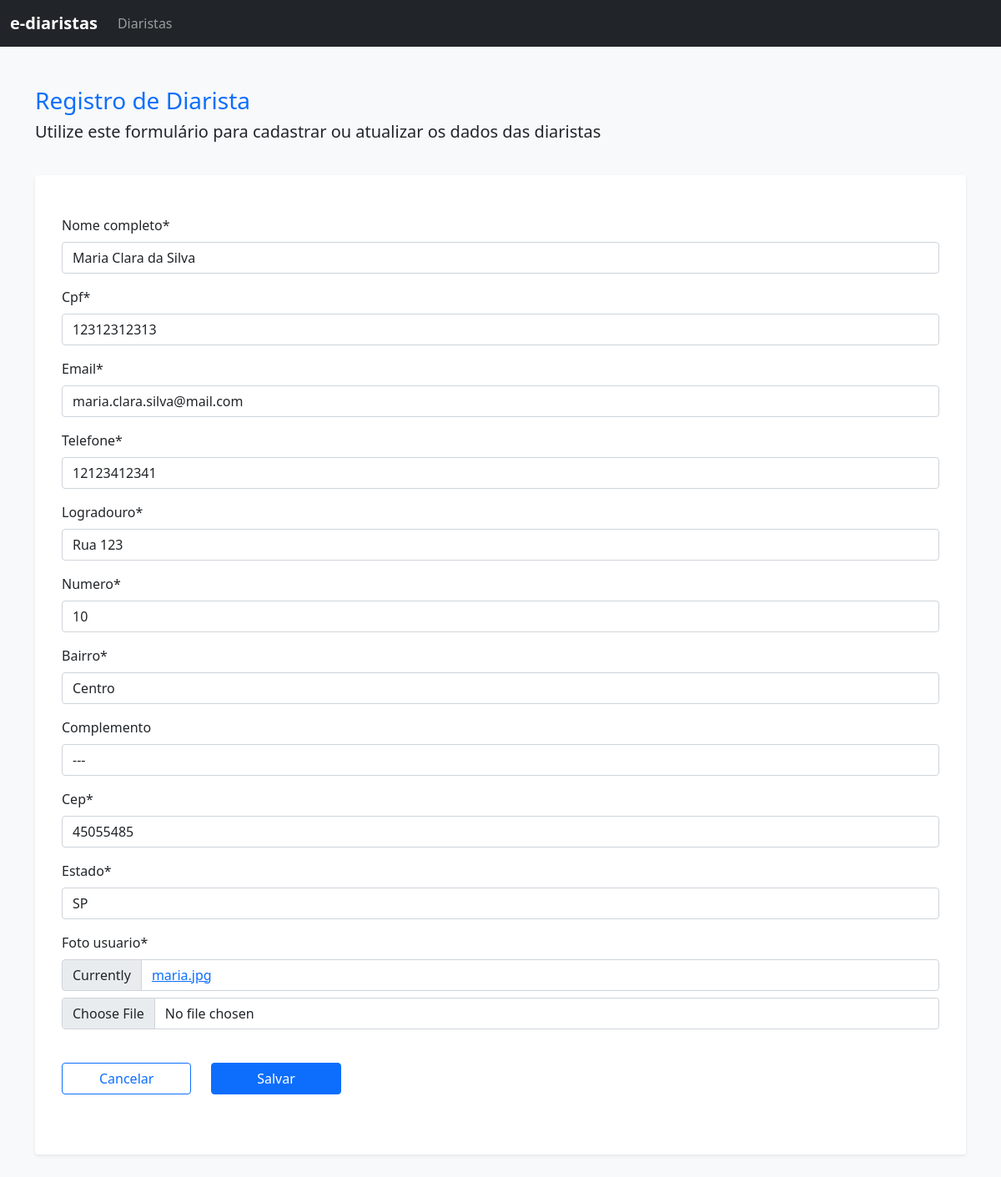
/web/editar_diarista/1, run on an earlier commit of the app's database.
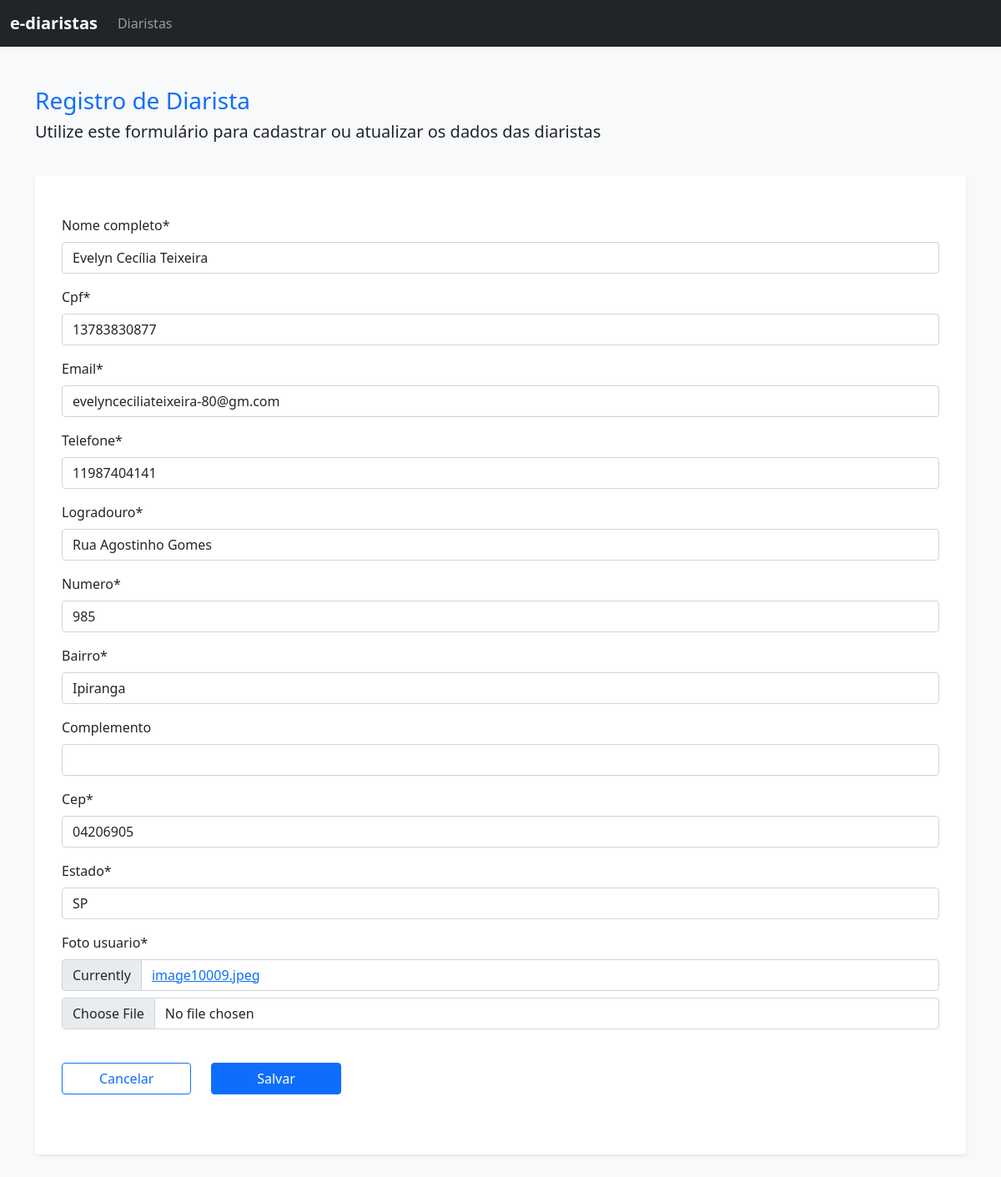
And on a later commit of the database.
### web/models.py (models this page shows)
class Diarista(models.Model):
    nome_completo = models.CharField(max_length=100, null=False, blank=False)
    cpf = models.CharField(max_length=11, null=False, blank=False, unique=True)
    email = models.EmailField(null=False, blank=False, unique=True)
    telefone = models.CharField(max_length=11, null=False, blank=False)
    logradouro = models.CharField(max_length=100, null=False, blank=False)
    numero = models.IntegerField(null=False, blank=False)
    bairro = models.CharField(max_length=100, null=False, blank=False)
    complemento = models.CharField(max_length=100, null=False, blank=True)
    cep = models.CharField(max_length=8, null=False, blank=False)
    estado = models.CharField(max_length=2, null=False, blank=False)
    codigo_ibge = models.IntegerField(null=False, blank=False)
    foto_usuario = models.ImageField(null=False)

### web/views.py (the view)
# urls.py: path('editar_diarista/<int:diarista_id>', editar_diarista, name='editar_diarista'),
def editar_diarista(request, diarista_id):
    diarista = Diarista.objects.get(id=diarista_id)
    if request.method == 'POST':
        form_diarista = diarista_form.DiaristaForm(request.POST or None, request.FILES, instance=diarista)
        if form_diarista.is_valid():
            form_diarista.save()
            return redirect('listar_diaristas')
    else:
        form_diarista = diarista_form.DiaristaForm(instance=diarista)
    return render(request, 'form_diarista.html', {'form_diarista': form_diarista})

### web/forms/diarista_form.py (shortened to what this page needs)
class DiaristaForm(forms.ModelForm):
    cpf = forms.CharField(widget=forms.TextInput(attrs={'data-mask': '000.000.000-00'}))
    cep = forms.CharField(widget=forms.TextInput(attrs={'data-mask': '00000-000'}))
    telefone = forms.CharField(widget=forms.TextInput(attrs={'data-mask': '(00) 00000-0000'}))
    class Meta:
        model = Diarista
        exclude = ('codigo_ibge',)

### web/templates/form_diarista.html (shortened to what this page needs)
{% extends 'base.html' %}
{% load crispy_forms_tags %}
{% block conteudo %}
<h3 class="pb-2 mb-0 text-primary">Registro de Diarista</h3>
<h5 class="pb-4 mb-0 fw-light">Utilize este formulário para cadastrar ou atualizar os dados das diaristas</h5>
<div class="my-3 p-3 bg-body rounded shadow-sm">
    <div class="my-3 p-3">
        <form method="post" enctype="multipart/form-data">
            {{form_diarista|crispy}}
            <div class="row">
                <div class="py-4 d-grid col col-lg-2">
                    <a href="{% url 'listar_diaristas' %}" class="btn btn-outline-primary" role="button">Cancelar</a>
                </div>
                <div class="py-4 d-grid col col-lg-2">
                    <button type="submit" class="btn btn-primary">Salvar</button>
                </div>
            </div>
        </form>
    </div>
</div>
{% endblock conteudo %}

What changed in the data, as far as the page shows it:
changed Diarista "SP": nome_completo "Maria Clara da Silva" → "Evelyn Cecília Teixeira"; cpf "12312312313" → "13783830877"; email "maria.clara.silva@mail.com" → "evelynceciliateixeira-80@gm.com"; telefone "12123412341" → "11987404141"; logradouro "Rua 123" → "Rua Agostinho Gomes"; numero "10" → "985"; bairro "Centro" → "Ipiranga"; complemento "---" → (not shown); cep "45055485" → "04206905"
Also different on the page:
text no longer shown: "Nome completo * Cpf * Email * Telefone * Logradouro * Numero * Bairro * Complemento Cep * Estado * Foto usuario * Currently maria.jpg"
text now shown: "Nome completo * Cpf * Email * Telefone * Logradouro * Numero * Bairro * Complemento Cep * Estado * Foto usuario * Currently image10009.jpeg"
